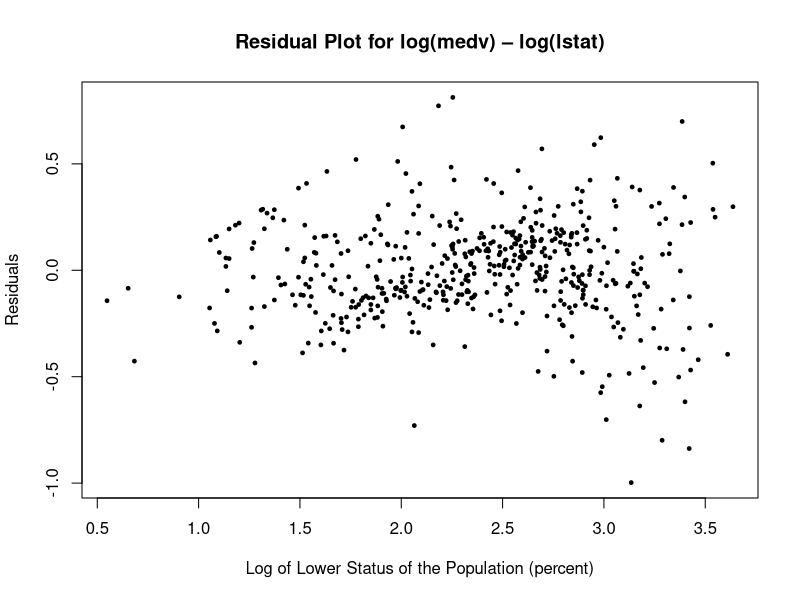
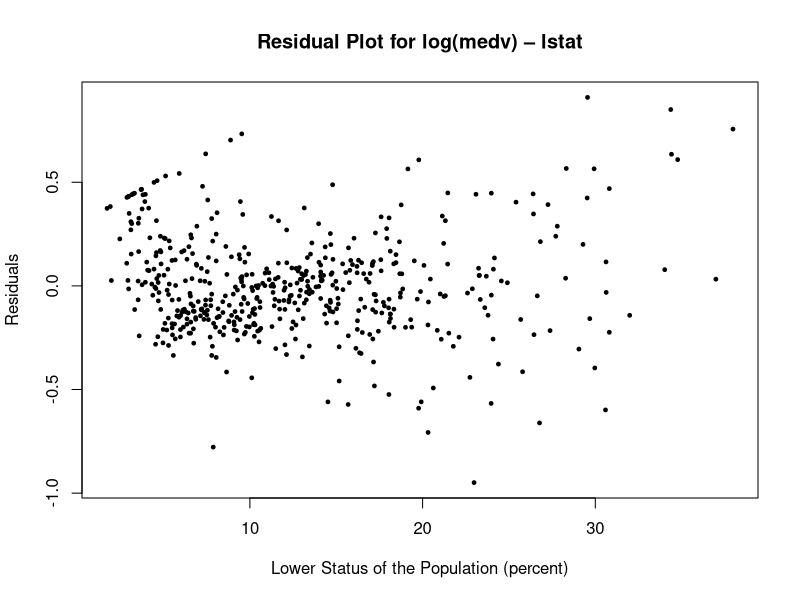
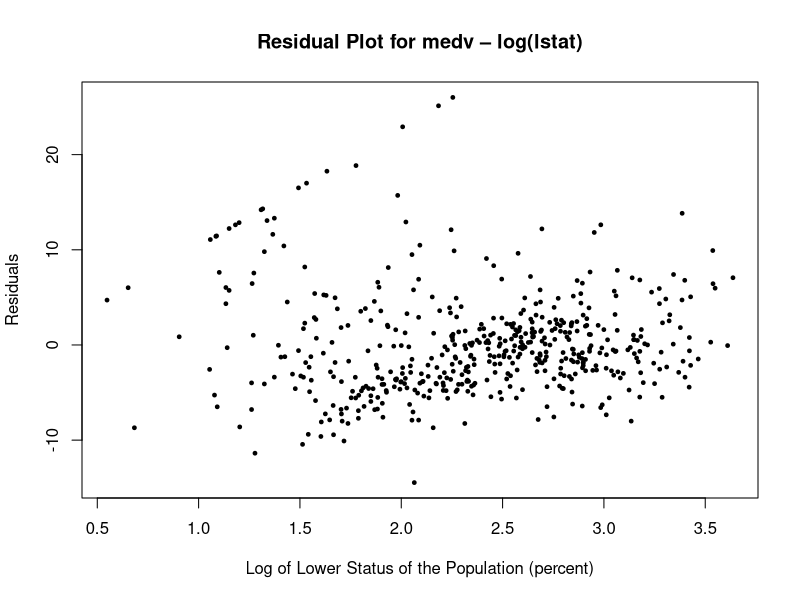
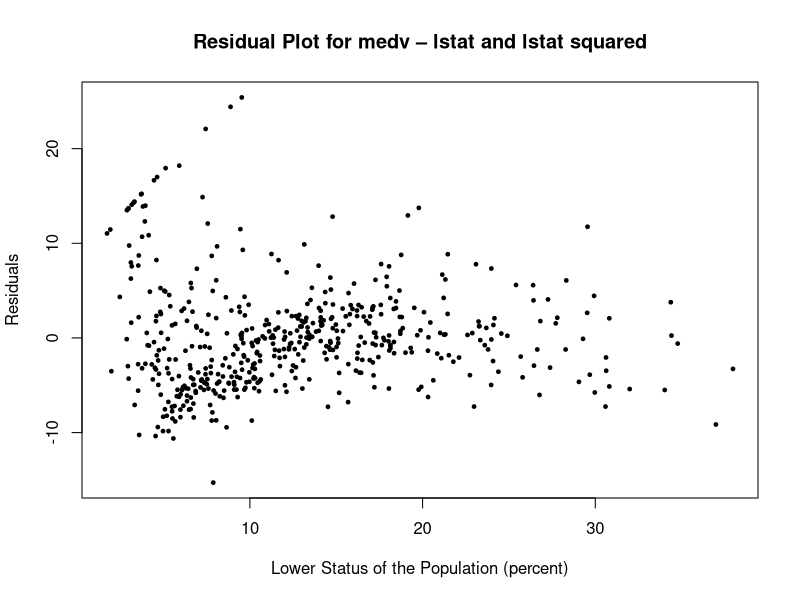
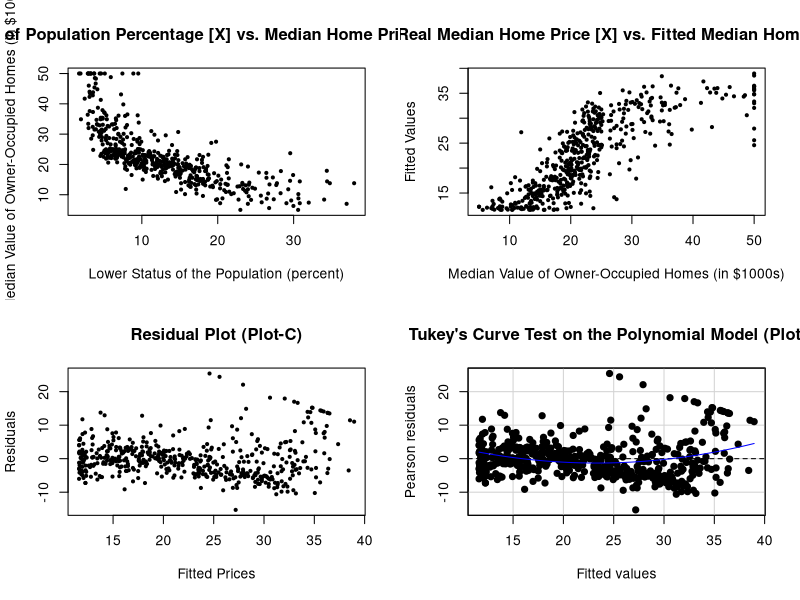
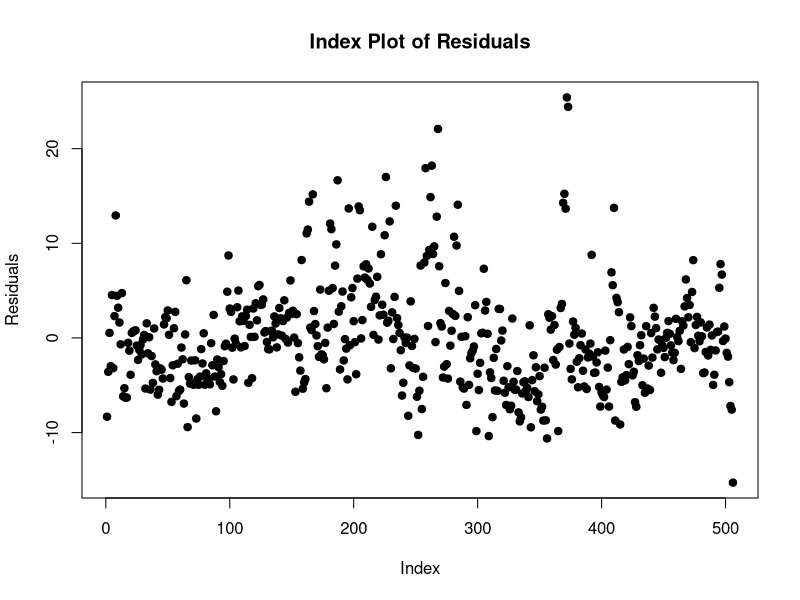

Here is the R script that generated these plots, in order: (Note: this script raises an error after producing the figures.)
########## PRE-HOMEWORK INSTALLATION ##################################################################################
# Installing the packages for housing prices in neighborhoods in the suburbs of Boston

# install.packages("MASS")
library(MASS)
data(Boston)
help(Boston)

PCH = 19
CEX = 0.5
COL = "black"

X = Boston$lstat
Y = Boston$medv





########## PROBLEM-F ##################################################################################################


log_X = log(X)
log_Y = log(Y)

# Regress log(medv) on log(lstat) and report the fitted model.
log_Y_log_X_fit = lm(log_Y ~ log_X)
summary(log_Y_log_X_fit)

plot(x=log_X,
     y=log_Y_log_X_fit$residuals,
     pch=PCH,
     cex=CEX,
     xlab="Log of Lower Status of the Population (percent)",
     ylab="Residuals",
     main="Residual Plot for log(medv) – log(lstat)",
     col=COL)

############################################################################################

# Regress log(medv) on lstat and report the fitted model.
log_Y_X_fit = lm(log_Y ~ X)
summary(log_Y_X_fit)

plot(x=X,
     y=log_Y_X_fit$residuals,
     pch=PCH,
     cex=CEX,
     xlab="Lower Status of the Population (percent)",
     ylab="Residuals",
     main="Residual Plot for log(medv) – lstat",
     col=COL)

############################################################################################

# Regress medv on log(lstat) and report the fitted model.
Y_log_X_fit = lm(Y ~ log_X)
summary(Y_log_X_fit)

plot(x=log_X,
     y=Y_log_X_fit$residuals,
     pch=PCH,
     cex=CEX,
     xlab="Log of Lower Status of the Population (percent)",
     ylab="Residuals",
     main="Residual Plot for medv – log(lstat)",
     col=COL)

############################################################################################

# Regress medv on lstat and lstat squared, that is a polynomial model.
poly_fit = lm(Y ~ X + I(X^2))
summary(poly_fit)

# Residuals
plot(x=X,
     y=poly_fit$residuals,
     pch=PCH,
     cex=CEX,
     xlab="Lower Status of the Population (percent)",
     ylab="Residuals",
     main="Residual Plot for medv – lstat and lstat squared",
     col=COL)

############################################################################################

# Checking the Line Assumptions
par(mfrow=c(2,2))

# Scatterplot of Y vs. X
plot(x=X,
     y=Y,
     xlab="Lower Status of the Population (percent)",
     ylab="Median Value of Owner-Occupied Homes (in $1000s)",
     pch=PCH,
     cex=CEX,
     main="Scatterplot of Population Percentage [X] vs. Median Home Prices [Y] (Plot-A)")

# Scatterplot of Fitted Values vs Real Values
plot(x=Y,
     y=poly_fit$fitted.values,
     xlab="Median Value of Owner-Occupied Homes (in $1000s)",
     ylab="Fitted Values",
     pch=PCH,
     cex=CEX,
     main="Scatterplot of Real Median Home Price [X] vs. Fitted Median Home Price [Y] (Plot-B)")

# Residual Plot
plot(x=poly_fit$fitted.values,
     y=poly_fit$residuals,
     xlab="Fitted Prices",
     ylab="Residuals",
     pch=PCH,
     cex=CEX,
     main="Residual Plot (Plot-C)")

# Tukey Test
library(car)
Tukey.test = residualPlot(poly_fit,pch=PCH,main="Tukey's Curve Test on the Polynomial Model (Plot-D)")
Tukey.test


dev.off()

# Independence of Errors, Index plot of residiuals
plot(poly_fit$residuals,
     pch=PCH,
     ylab="Residuals",
     main="Index Plot of Residuals")
abline(h=mean(fit$residuals),lwd=2,col="blue")


par(mfrow=c(1,2))
# Histogram of residuals
hist(poly_fit$residuals,
     main="Histogram of Residuals",
     xlab="Residuals",)

# Normal Q-Q Plot
qqnorm(poly_fit$residuals,
       main="Normal Q-Q Plot",)

































